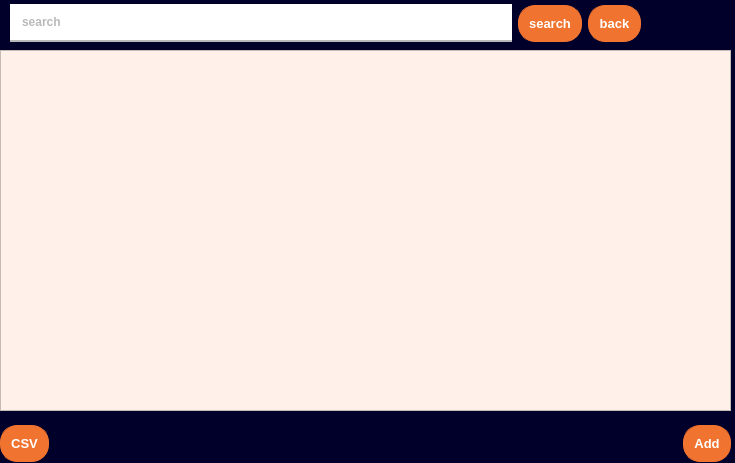
<?xml version="1.0" encoding="UTF-8"?>
<ui version="4.0">
 <class>ProfessorPage</class>
 <widget class="QDialog" name="ProfessorPage">
  <property name="geometry">
   <rect>
    <x>0</x>
    <y>0</y>
    <width>735</width>
    <height>463</height>
   </rect>
  </property>
  <property name="windowTitle">
   <string>Dialog</string>
  </property>
  <property name="styleSheet">
   <string notr="true">/*Copyright (c) DevSec Studio. All rights reserved.

MIT License

Permission is hereby granted, free of charge, to any person obtaining a copy
of this software and associated documentation files (the &quot;Software&quot;), to deal
in the Software without restriction, including without limitation the rights
to use, copy, modify, merge, publish, distribute, sublicense, and/or sell
copies of the Software, and to permit persons to whom the Software is
furnished to do so, subject to the following conditions:

The above copyright notice and this permission notice shall be included in all
copies or substantial portions of the Software.

THE SOFTWARE IS PROVIDED *AS IS*, WITHOUT WARRANTY OF ANY KIND, EXPRESS OR
IMPLIED, INCLUDING BUT NOT LIMITED TO THE WARRANTIES OF MERCHANTABILITY,
FITNESS FOR A PARTICULAR PURPOSE AND NONINFRINGEMENT. IN NO EVENT SHALL THE
AUTHORS OR COPYRIGHT HOLDERS BE LIABLE FOR ANY CLAIM, DAMAGES OR OTHER
LIABILITY, WHETHER IN AN ACTION OF CONTRACT, TORT OR OTHERWISE, ARISING FROM,
OUT OF OR IN CONNECTION WITH THE SOFTWARE OR THE USE OR OTHER DEALINGS IN THE SOFTWARE.
*/

/*-----QWidget-----*/
QWidget
{
	background-color: rgb(0, 0, 42);
	color: #ffffff;
	border-color: #000000;

}


/*-----QLabel-----*/
QLabel
{
	background-color: #292f45;
	color: #b9b9bb;
	border-color: #000000;

}


/*-----QPushButton-----*/
QPushButton
{
	background-color: #f0742f;
	color: #fff;
	font-weight: bold;
	border-style: solid;
	border-width: 1px;
	border-radius: 17px;
	border-color: #f0742f;
	padding: 10px;

}


QPushButton::hover
{
	background-color: #fc7c11;
	color: #fff;

}


QPushButton::pressed
{
	background-color: #ff6b35;
	color: #fff;

}


/*-----QToolButton-----*/
QToolButton
{
	background-color: #292f45;
	color: #000000;
	border-style: solid;
	border-color: #000000;

}


QToolButton::hover
{
	background-color: #fc7c11;
	color: #000000;
	padding: 2px;
	border-radius: 15px;
	border-color: #fc7c11;

}


QToolButton::pressed
{
	background-color: #fc7c11;
	color: #000000;
	border-style: solid;
	border-width: 2px;

}


/*-----QLineEdit-----*/
QLineEdit{
	background-color: rgb(255, 255, 255);
	color: #b9b9bb;
	font-weight: bold;
	border-style: solid;
	border-width: 2px;
	border-top: 0px;
	border-left: 0px;
	border-right: 0px;
	border-color: #b9b9bb;
	padding: 10px;

}


/*-----QCheckBox-----*/
QCheckBox
{
	background-color: transparent;
	color: #b9b9bb;
	font-weight: bold;

}


QCheckBox::indicator
{
    color: #b1b1b1;
    background-color: #00111d;
    border: 1px solid #f0742f;
    width: 12px;
    height: 12px;

}


QCheckBox::indicator:checked
{
    image:url(&quot;./ressources/check.png&quot;); /*To replace*/
	background-color: #1f2b2b;
    border: 1px solid #f0742f;

}


QCheckBox::indicator:unchecked:hover
{
    border: 1px solid #f0742f;

}


QCheckBox::disabled
{
	color: #656565;

}


QCheckBox::indicator:disabled
{
	background-color: #656565;
	color: #656565;
    border: 1px solid #656565;

}
</string>
  </property>
  <widget class="QTableWidget" name="professorTable">
   <property name="geometry">
    <rect>
     <x>0</x>
     <y>50</y>
     <width>731</width>
     <height>361</height>
    </rect>
   </property>
   <property name="sizePolicy">
    <sizepolicy hsizetype="Preferred" vsizetype="Preferred">
     <horstretch>0</horstretch>
     <verstretch>0</verstretch>
    </sizepolicy>
   </property>
   <property name="font">
    <font>
     <pointsize>12</pointsize>
    </font>
   </property>
   <property name="styleSheet">
    <string notr="true">QWidget {
    background-color: rgb(255, 241, 233);
    color: #fffff8;
}

QHeaderView::section {
    background-color: #ff8f57;
    padding: 4px;
    border: 1px solid #fffff8;
    font-size: 14pt;
}

QTableWidget {
    gridline-color: #fffff8;
    font-size: 12pt;
}
</string>
   </property>
   <property name="editTriggers">
    <set>QAbstractItemView::NoEditTriggers</set>
   </property>
   <property name="alternatingRowColors">
    <bool>true</bool>
   </property>
   <property name="selectionMode">
    <enum>QAbstractItemView::SingleSelection</enum>
   </property>
   <property name="selectionBehavior">
    <enum>QAbstractItemView::SelectRows</enum>
   </property>
   <property name="sortingEnabled">
    <bool>true</bool>
   </property>
   <attribute name="horizontalHeaderStretchLastSection">
    <bool>true</bool>
   </attribute>
  </widget>
  <widget class="QWidget" name="layoutWidget">
   <property name="geometry">
    <rect>
     <x>10</x>
     <y>0</y>
     <width>631</width>
     <height>47</height>
    </rect>
   </property>
   <layout class="QHBoxLayout" name="horizontalLayout">
    <item>
     <widget class="QLineEdit" name="searchLineEdit">
      <property name="inputMask">
       <string/>
      </property>
      <property name="text">
       <string>search</string>
      </property>
      <property name="clearButtonEnabled">
       <bool>false</bool>
      </property>
     </widget>
    </item>
    <item>
     <widget class="QPushButton" name="searchPushButton">
      <property name="font">
       <font>
        <pointsize>10</pointsize>
        <bold>true</bold>
       </font>
      </property>
      <property name="text">
       <string>search</string>
      </property>
     </widget>
    </item>
    <item>
     <widget class="QPushButton" name="backPushButton">
      <property name="font">
       <font>
        <pointsize>10</pointsize>
        <bold>true</bold>
       </font>
      </property>
      <property name="text">
       <string>back</string>
      </property>
     </widget>
    </item>
   </layout>
  </widget>
  <widget class="QWidget" name="layoutWidget_2">
   <property name="geometry">
    <rect>
     <x>0</x>
     <y>420</y>
     <width>731</width>
     <height>47</height>
    </rect>
   </property>
   <layout class="QHBoxLayout" name="horizontalLayout_2">
    <item>
     <widget class="QPushButton" name="csvPushButton">
      <property name="font">
       <font>
        <pointsize>10</pointsize>
        <bold>true</bold>
       </font>
      </property>
      <property name="text">
       <string>CSV</string>
      </property>
     </widget>
    </item>
    <item>
     <spacer name="horizontalSpacer">
      <property name="orientation">
       <enum>Qt::Horizontal</enum>
      </property>
      <property name="sizeHint" stdset="0">
       <size>
        <width>40</width>
        <height>20</height>
       </size>
      </property>
     </spacer>
    </item>
    <item>
     <widget class="QPushButton" name="addPushButton">
      <property name="font">
       <font>
        <pointsize>10</pointsize>
        <bold>true</bold>
       </font>
      </property>
      <property name="text">
       <string>Add</string>
      </property>
     </widget>
    </item>
   </layout>
  </widget>
 </widget>
 <resources/>
 <connections/>
</ui>
